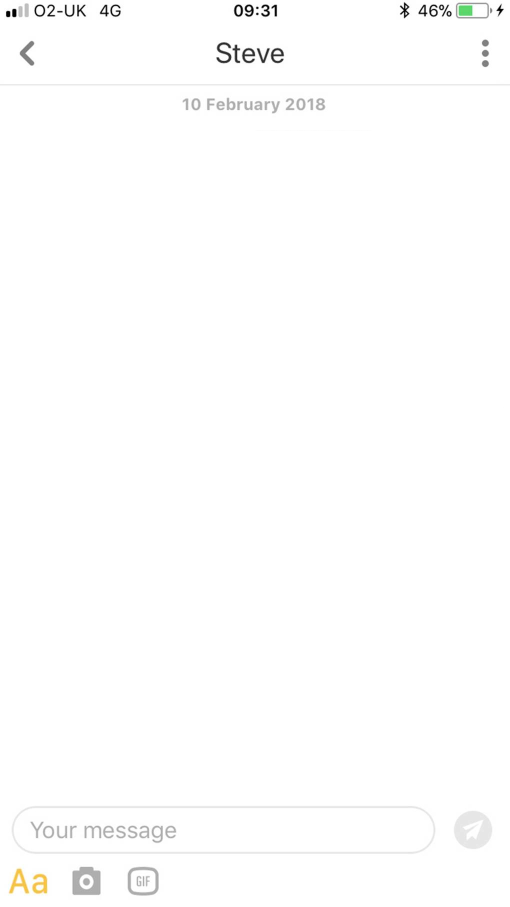
#> input picture img_templates/background_1.png, 1020 x 1813 px, given in place of background_7.png, which was not available (shown at 1/2 size)
$ python create_dataset.py
#> lines starting #> are read from the running program, lines starting #| are printed output that depends on the picture; after the words box and inside, x2 and y2 are one past the last pixel; in counts of white or black regions, pixels touching at a corner belong together; pictures that were not available may be replaced by others from this repository, and a replacement may not be noted
import cv2
import numpy as np
import random
import csv

def create_text():
    ''' generates text between 1-200 chars '''

    CHAR_LST = "abcdefghijklnmopqrstuvwxyzABCDEFGHIJKLNMOPQRSTUVWXYZ0123456789\n,':?!"
    POS_LST = "LR" # either the left person or right sends

    text_len = random.randint(1, 100)
    pos = POS_LST[random.randint(0, 1)]

    text = ''
    for i in range(text_len): # generate a unique character for each pos in string
        if i % 25 == 0 and i != 0: # every 25 chars insert break
            text += '\n'
        else:
            text += CHAR_LST[random.randint(0,len(CHAR_LST) - 1)]
    return text, pos

def rounded_rectangle(src, top_left, bottom_right, radius=1, color=255, thickness=1, line_type=cv2.LINE_AA):
    ''' creates a rounded rectangle '''

    #  corners:
    #  p1 - p2
    #  |     |
    #  p4 - p3

    p1 = top_left
    p2 = (bottom_right[0], top_left[1])
    p3 = bottom_right
    p4 = (top_left[0], bottom_right[1])

    height = abs(bottom_right[0] - top_left[1])

    if radius > 1:
        radius = 1

    corner_radius = int(radius * (height/2))

    if thickness < 0:

        #big rect
        top_left_main_rect = (int(p1[0] + corner_radius), int(p1[1]))
        bottom_right_main_rect = (int(p3[0] - corner_radius), int(p3[1]))

        top_left_rect_left = (int(p1[0]), int(p1[1] + corner_radius))
        bottom_right_rect_left = (int(p4[0] + corner_radius), int(p4[1] - corner_radius))

        top_left_rect_right = (int(p2[0] - corner_radius), int(p2[1] + corner_radius))
        bottom_right_rect_right = (int(p3[0]), int(p3[1] - corner_radius))

        all_rects = [
        [top_left_main_rect, bottom_right_main_rect],
        [top_left_rect_left, bottom_right_rect_left],
        [top_left_rect_right, bottom_right_rect_right]]

        [cv2.rectangle(src, rect[0], rect[1], color, thickness) for rect in all_rects]

    # draw straight lines
    cv2.line(src, (int(p1[0] + corner_radius), int(p1[1])), (int(p2[0] - corner_radius), int(p2[1])), color, abs(thickness), line_type)
    cv2.line(src, (int(p2[0]), int(p2[1] + corner_radius)), (int(p3[0]), int(p3[1] - corner_radius)), color, abs(thickness), line_type)
    cv2.line(src, (int(p3[0] - corner_radius), int(p4[1])), (int(p4[0] + corner_radius), int(p3[1])), color, abs(thickness), line_type)
    cv2.line(src, (int(p4[0]), int(p4[1] - corner_radius)), (int(p1[0]), int(p1[1] + corner_radius)), color, abs(thickness), line_type)

    # draw arcs
    cv2.ellipse(src, (int(p1[0] + corner_radius), int(p1[1] + corner_radius)), (corner_radius, corner_radius), 180.0, 0, 90, color ,thickness, line_type)
    cv2.ellipse(src, (int(p2[0] - corner_radius), int(p2[1] + corner_radius)), (corner_radius, corner_radius), 270.0, 0, 90, color , thickness, line_type)
    cv2.ellipse(src, (int(p3[0] - corner_radius), int(p3[1] - corner_radius)), (corner_radius, corner_radius), 0.0, 0, 90,   color , thickness, line_type)
    cv2.ellipse(src, (int(p4[0] + corner_radius), int(p4[1] - corner_radius)), (corner_radius, corner_radius), 90.0, 0, 90,  color , thickness, line_type)

    return src

def put_text( img, text_arr, pos_arr ):
    ''' puts the text on the img '''

    FONT = cv2.FONT_HERSHEY_SIMPLEX
    FONT_SCALE = 0.5
    FONT_THICKNESS = 1
    IMG_WIDTH = 400

    color_combo_dic = {
        'light': ( (232,232,232), (0,0,0) ),
        'dark': ( (254,139,42), (255,255,255) )
    }

    padding = random.randint(15, 25)
    l = random.randint(40, 60) # distance from the L message to the L border
    r = random.randint(40, 60) # distance from the R message to the R border

    dy = 20 # line height
    y = random.randint(100, 150) # distance to the top

    for text, pos in zip(text_arr, pos_arr): # iterate over both lsts

        max_label_width = 0 # width of the text
        height = 0 # height of the text
        color_combo = color_combo_dic[random.choice(['light', 'dark'])] # color palette of this message

        for i, line in enumerate(text.split('\n')): # first create the blob

            (label_width, label_height), baseline = cv2.getTextSize(line, FONT, FONT_SCALE, FONT_THICKNESS)
            if label_width > max_label_width:
                max_label_width = label_width
            height += (label_height + dy / 2)

        if pos == 'L':
            x = l
        if pos == 'R':
            x = IMG_WIDTH - (r + max_label_width)

        height += padding
        max_label_width += padding

        rounded_rectangle(img, (x - (padding // 2), y - (padding // 2)), ( x + max_label_width, y + height), color=color_combo[0], radius=0.15, thickness=-1) # draw the rectangle

        for i, line in enumerate(text.split('\n')): # handle the new lines
            y += dy
            cv2.putText(img, line, (x, y), FONT, FONT_SCALE, color_combo[1], FONT_THICKNESS, cv2.LINE_AA)

        y += random.randint(50, 70) # variance in spacing between texts

def create_background():
    ''' returns an image with a background template '''
    IMG_WIDTH = 400
    IMG_HEIGHT = 600
    background_num = random.randint(1, 8)

    raw_img = cv2.imread('img_templates/background_{0}.png'.format(background_num))
#> raw_img is the input picture: shape (1813, 1020, 3); mean B, G, R 253.5, 253.6, 253.6
    return cv2.resize(raw_img, (IMG_WIDTH,IMG_HEIGHT))
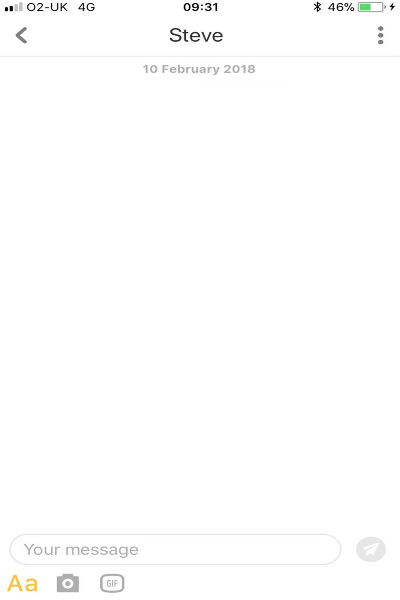
#> returned value: shape (600, 400, 3); mean of channels 0, 1, 2 253.5, 253.6, 253.6; drawn as B, G, R

def main(i):
    ''' creates the img and saves '''

    texts_num = random.randint(1, 3) # how many texts will be sent
    img = create_background()

    text_arr = [] # holds the string of texts
    pos_arr = [] # holds which side the texts are on
    for text in range(texts_num):
        text, pos = create_text()
        text_arr.append(text), pos_arr.append(pos)

    put_text( img, text_arr, pos_arr )
#> after the loop in put_text, `for text, pos in zip(text_arr, pos_arr):`:
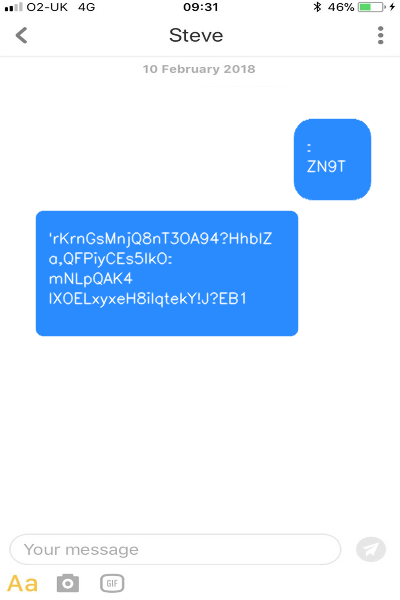
#> img: shape (600, 400, 3); 16.53% of pixels changed, all inside (x1, y1, x2, y2) = (35, 118, 372, 337); drawn as B, G, R
#> after the loop in put_text, `for text, pos in zip(text_arr, pos_arr):`: y = 372
    directory = 'test'
    fle = 'tinder-{0}.png'.format(i)
    cv2.imwrite('{0}/{1}'.format(directory, fle), img)

    with open('test.csv', 'a') as csvfile: # appends in case of error
        fieldnames = ['file','text']
        writer = csv.DictWriter(csvfile, fieldnames=fieldnames)
        writer.writerow({'file': fle, 'text': '\n'.join(text_arr) })

imgs = 10000
for i in range(imgs): # create img_num of text images
    main(i)
    print(i)
#> pass 2 of the loop `for i in range(imgs):`:
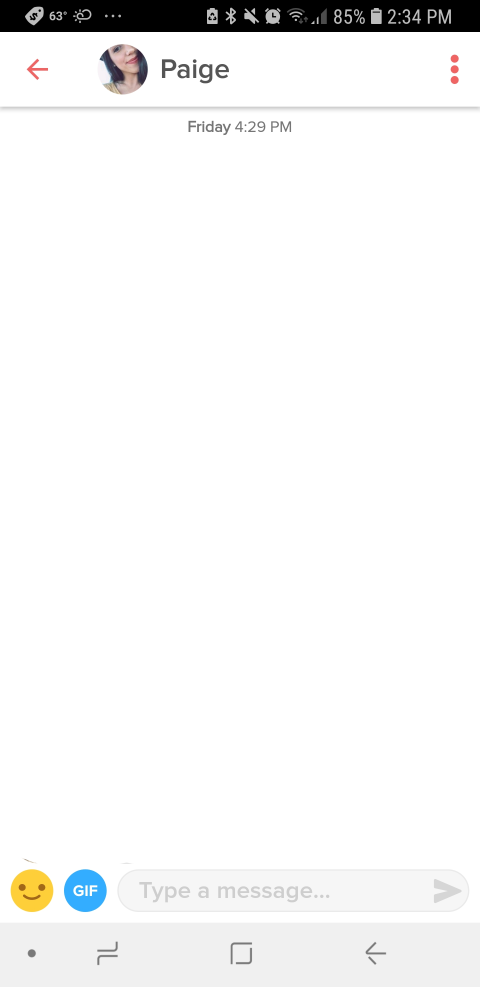
#> input picture img_templates/background_2.png, 1440 x 2960 px, given in place of background_8.png, which was not available (shown at 1/3 size)
#> in create_background, raw_img is the input picture: shape (2960, 1440, 3); mean B, G, R 244.2, 244.4, 244.4
#> in create_background (call 2), `return cv2.resize(raw_img, (IMG_WIDTH,IMG_HEIGHT))`:
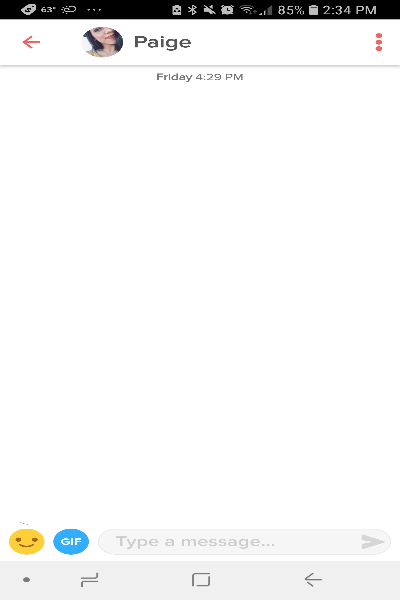
#> returned value: shape (600, 400, 3); mean of channels 0, 1, 2 244.3, 244.5, 244.5; drawn as B, G, R
#> FONT = 0
#> after the loop in put_text (call 2), `for text, pos in zip(text_arr, pos_arr):`:
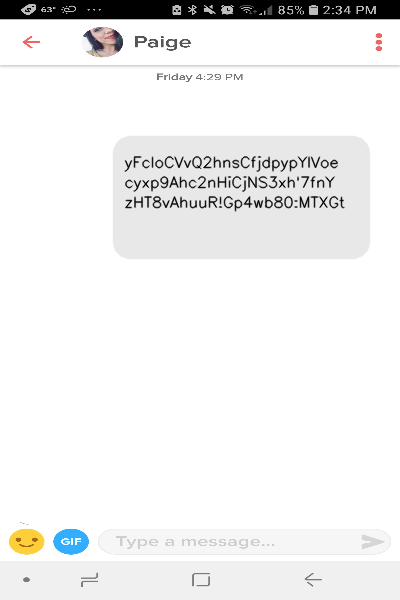
#> img: shape (600, 400, 3); 13.36% of pixels changed, all inside (x1, y1, x2, y2) = (112, 135, 371, 260); drawn as B, G, R
#> after the loop in put_text (call 2), `for text, pos in zip(text_arr, pos_arr):`: y = 287
#> (the run stopped early here; a loop or call above may not have finished)
